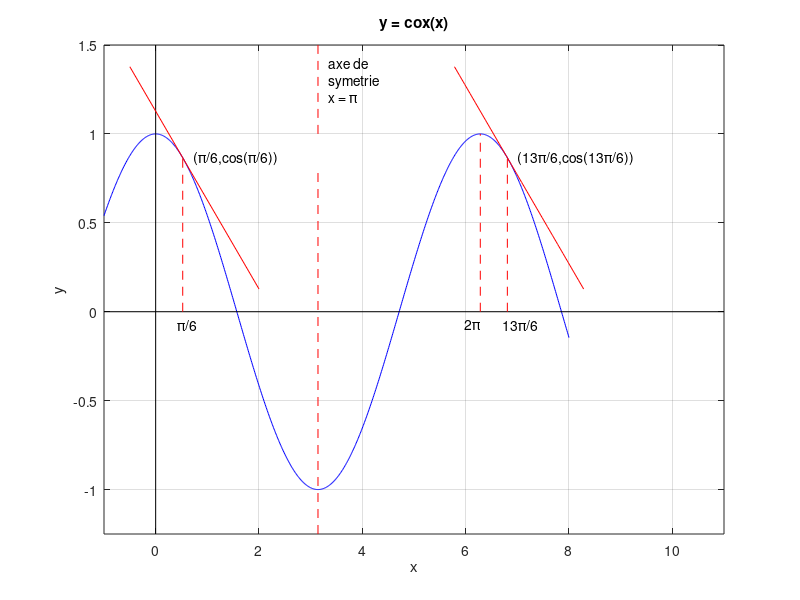

This chart was generated by the following MATLAB code:
close all;

% The graph of  y = cos(x)
x = -1:0.01:8;
y = cos(x);
plot(x,y,'b')
hold on
grid on

% The x axis
x = -1:12:11;
y = 0.*x;
plot(x,y,'k')

% The y axis
y = -1.25:2.75:1.5;
x = 0*y;
plot(x,y,'k')

% To use LateX
% set(0,'defaultTextInterpreter','latex');

% The graph of the axis of symmetry  x=pi  of  cos(x)
y = -1.25:2.05:0.8;
x = 0*y + pi;
plot(x,y,'--r')
y = 1:0.5:1.5;
x = 0*y + pi;
plot(x,y,'--r')
text(pi+0.2, 1.4, 'axe de');
text(pi+0.2, 1.3, 'symetrie');
text(pi+0.2, 1.2, 'x = \pi');
% text(pi+0.2, 1.4, 'axe de','FontSize',12);
% text(pi+0.2, 1.3, 'symetrie','FontSize',12);
% text(pi+0.2, 1.2, '$x = \pi$','FontSize',12);

% The graph of the tangente to the curve y=cos(x) at x = pi/6
x = -0.5:2.5:2;
y = cos(pi/6) - 0.5*( x - pi/6);
plot(x,y,'r')
text(pi/6+0.2, cos(pi/6), '(\pi/6,cos(\pi/6))');

% The graph of the tangente to the curve y=cos(x) at x = 13 pi / 6
x = 2*pi-0.5:0.1:2*pi+2;
y = cos(13*pi/6) - 0.5*( x - 13*pi/6);
plot(x,y,'r')
text(13*pi/6+0.2, cos(13*pi/6), '(13\pi/6,cos(13\pi/6))');

% The point x = 2 pi
text(2*pi-0.3 , -0.07, '2\pi');
y = 0:1:1;
x = 0*y + 2*pi;
plot(x,y,'--r')

% The point  x = pi / 6
text(pi/6-0.1 , -0.07, '\pi/6');
y = [0 , sqrt(3)/2];
x = 0*y + pi/6;
plot(x,y,'--r')

% The point  x = 13 pi / 6
text(13*pi/6-0.1 , -0.07, '13\pi/6');
x = 0*y + 13*pi/6;
plot(x,y,'--r')

% The title and the labels
xlabel('x')
ylabel('y')
title('y = cox(x)')
% title('y = cox(x)','FontSize',12)
axis([-1,11,-1.25,1.5])
